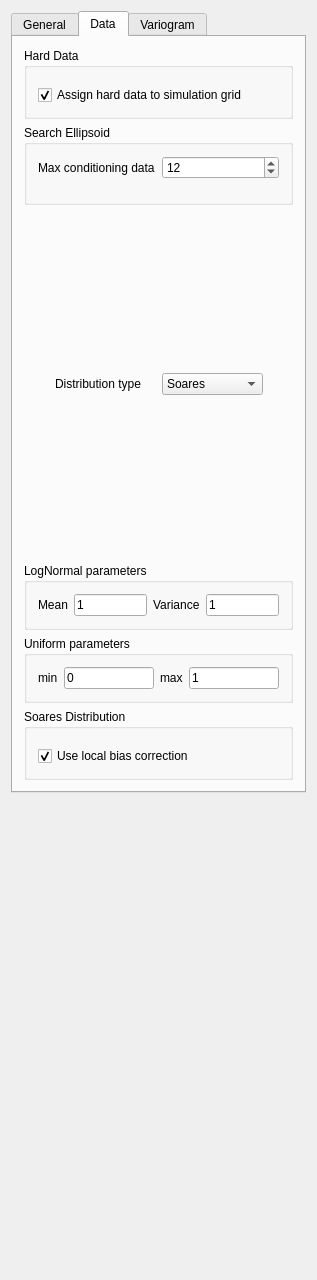
<?xml version="1.0" encoding="UTF-8"?>
<ui version="4.0">
 <class>Sgsim</class>
 <widget class="QWidget" name="Sgsim">
  <property name="geometry">
   <rect>
    <x>0</x>
    <y>0</y>
    <width>317</width>
    <height>1280</height>
   </rect>
  </property>
  <property name="windowTitle">
   <string>Dssim Parameters</string>
  </property>
  <property name="AlgorithmCategory" stdset="0">
   <string>Simulation</string>
  </property>
  <property name="AlgorithmDescription" stdset="0">
   <string>Direct sequential simulation</string>
  </property>
  <layout class="QVBoxLayout" name="verticalLayout_6">
   <item>
    <widget class="QTabWidget" name="tabWidget8">
     <property name="currentIndex">
      <number>1</number>
     </property>
     <widget class="QWidget" name="tab">
      <attribute name="title">
       <string>General</string>
      </attribute>
      <layout class="QVBoxLayout" name="verticalLayout_2">
       <item>
        <widget class="QGroupBox" name="SimulationGrid">
         <property name="maximumSize">
          <size>
           <width>32767</width>
           <height>140</height>
          </size>
         </property>
         <property name="title">
          <string>Simulation Grid</string>
         </property>
         <layout class="QVBoxLayout" name="verticalLayout">
          <item>
           <widget class="GridSelector" name="Grid_Name"/>
          </item>
          <item>
           <widget class="QLabel" name="TextLabel2">
            <property name="text">
             <string>Property Name Prefix</string>
            </property>
            <property name="wordWrap">
             <bool>false</bool>
            </property>
           </widget>
          </item>
          <item>
           <widget class="QLineEdit" name="Property_Name"/>
          </item>
         </layout>
        </widget>
       </item>
       <item>
        <layout class="QHBoxLayout">
         <property name="spacing">
          <number>6</number>
         </property>
         <property name="margin">
          <number>0</number>
         </property>
         <item>
          <widget class="QLabel" name="TextLabel2_2_2_2">
           <property name="text">
            <string>Nb of realizations</string>
           </property>
           <property name="wordWrap">
            <bool>false</bool>
           </property>
          </widget>
         </item>
         <item>
          <widget class="QSpinBox" name="Nb_Realizations">
           <property name="minimum">
            <number>1</number>
           </property>
           <property name="maximum">
            <number>10000</number>
           </property>
          </widget>
         </item>
        </layout>
       </item>
       <item>
        <layout class="QHBoxLayout">
         <property name="spacing">
          <number>6</number>
         </property>
         <property name="margin">
          <number>0</number>
         </property>
         <item>
          <widget class="QLabel" name="TextLabel2_2_2_2_2">
           <property name="text">
            <string>Seed</string>
           </property>
           <property name="wordWrap">
            <bool>false</bool>
           </property>
          </widget>
         </item>
         <item>
          <widget class="QSpinBox" name="Seed">
           <property name="maximum">
            <number>99999999</number>
           </property>
           <property name="value">
            <number>14071789</number>
           </property>
          </widget>
         </item>
        </layout>
       </item>
       <item>
        <widget class="QLabel" name="textLabel1">
         <property name="text">
          <string>Kriging Type:</string>
         </property>
         <property name="wordWrap">
          <bool>false</bool>
         </property>
        </widget>
       </item>
       <item>
        <widget class="QComboBox" name="Kriging_Type">
         <item>
          <property name="text">
           <string>Simple Kriging (SK)</string>
          </property>
         </item>
         <item>
          <property name="text">
           <string>Ordinary Kriging (OK)</string>
          </property>
         </item>
         <item>
          <property name="text">
           <string>Kriging with Trend (KT)</string>
          </property>
         </item>
         <item>
          <property name="text">
           <string>Kriging with Localy Varying Mean (LVM)</string>
          </property>
         </item>
        </widget>
       </item>
       <item>
        <widget class="GsTLGroupBox" name="Trend_box">
         <property name="title">
          <string>Trend Components</string>
         </property>
         <property name="keyword" stdset="0">
          <string>Kriging with Trend (KT)</string>
         </property>
         <property name="displayed" stdset="0">
          <bool>false</bool>
         </property>
         <property name="activated" stdset="0">
          <bool>false</bool>
         </property>
         <layout class="QVBoxLayout">
          <item>
           <widget class="TrendComponents" name="Trend"/>
          </item>
         </layout>
        </widget>
       </item>
       <item>
        <widget class="GsTLGroupBox" name="Local_Mean_box">
         <property name="title">
          <string>Property with Local Mean</string>
         </property>
         <property name="keyword" stdset="0">
          <string>Kriging with Localy Varying Mean (LVM)</string>
         </property>
         <property name="displayed" stdset="0">
          <bool>false</bool>
         </property>
         <property name="activated" stdset="0">
          <bool>false</bool>
         </property>
         <layout class="QVBoxLayout">
          <item>
           <widget class="SinglePropertySelector" name="Local_Mean_Property"/>
          </item>
         </layout>
        </widget>
       </item>
       <item>
        <widget class="GsTLGroupBox" name="sk_meanBox">
         <property name="title">
          <string>SK Mean</string>
         </property>
         <property name="keyword" stdset="0">
          <string>Simple Kriging (SK)</string>
         </property>
         <layout class="QGridLayout">
          <item row="0" column="0">
           <widget class="QLineEdit" name="SK_mean">
            <property name="text">
             <string>0.0</string>
            </property>
           </widget>
          </item>
         </layout>
        </widget>
       </item>
       <item>
        <spacer>
         <property name="orientation">
          <enum>Qt::Vertical</enum>
         </property>
         <property name="sizeType">
          <enum>QSizePolicy::Expanding</enum>
         </property>
         <property name="sizeHint" stdset="0">
          <size>
           <width>20</width>
           <height>330</height>
          </size>
         </property>
        </spacer>
       </item>
      </layout>
     </widget>
     <widget class="QWidget" name="tab">
      <attribute name="title">
       <string>Data</string>
      </attribute>
      <layout class="QVBoxLayout" name="verticalLayout_5">
       <item>
        <widget class="QGroupBox" name="GroupBox3">
         <property name="title">
          <string>Hard Data</string>
         </property>
         <layout class="QVBoxLayout">
          <property name="spacing">
           <number>6</number>
          </property>
          <property name="margin">
           <number>11</number>
          </property>
          <item>
           <widget class="PropertySelector" name="Hard_Data"/>
          </item>
          <item>
           <widget class="QCheckBox" name="Assign_Hard_Data">
            <property name="text">
             <string>Assign hard data to simulation grid</string>
            </property>
            <property name="checked">
             <bool>true</bool>
            </property>
           </widget>
          </item>
         </layout>
        </widget>
       </item>
       <item>
        <widget class="QGroupBox" name="GroupBox9">
         <property name="title">
          <string>Search Ellipsoid</string>
         </property>
         <layout class="QVBoxLayout" name="verticalLayout_3">
          <item>
           <layout class="QHBoxLayout">
            <property name="spacing">
             <number>6</number>
            </property>
            <property name="margin">
             <number>0</number>
            </property>
            <item>
             <widget class="QLabel" name="TextLabel2_2_2_2_3">
              <property name="text">
               <string>Max conditioning data</string>
              </property>
              <property name="wordWrap">
               <bool>false</bool>
              </property>
             </widget>
            </item>
            <item>
             <widget class="QSpinBox" name="Max_Conditioning_Data">
              <property name="minimum">
               <number>0</number>
              </property>
              <property name="maximum">
               <number>20000</number>
              </property>
              <property name="value">
               <number>12</number>
              </property>
             </widget>
            </item>
           </layout>
          </item>
          <item>
           <widget class="EllipsoidInput" name="Search_Ellipsoid">
            <property name="title" stdset="0">
             <string/>
            </property>
           </widget>
          </item>
          <item>
           <widget class="AdvancedNeighborhoodInput" name="AdvancedSearch"/>
          </item>
         </layout>
        </widget>
       </item>
       <item>
        <layout class="QHBoxLayout">
         <property name="margin">
          <number>0</number>
         </property>
         <item>
          <spacer>
           <property name="orientation">
            <enum>Qt::Vertical</enum>
           </property>
           <property name="sizeType">
            <enum>QSizePolicy::Expanding</enum>
           </property>
           <property name="sizeHint" stdset="0">
            <size>
             <width>31</width>
             <height>20</height>
            </size>
           </property>
          </spacer>
         </item>
         <item>
          <widget class="QLabel" name="textLabel1_2">
           <property name="text">
            <string>Distribution type</string>
           </property>
           <property name="wordWrap">
            <bool>false</bool>
           </property>
          </widget>
         </item>
         <item>
          <widget class="QComboBox" name="cdf_type">
           <item>
            <property name="text">
             <string>Soares</string>
            </property>
           </item>
           <item>
            <property name="text">
             <string>LogNormal</string>
            </property>
           </item>
           <item>
            <property name="text">
             <string>Uniform</string>
            </property>
           </item>
          </widget>
         </item>
         <item>
          <spacer>
           <property name="orientation">
            <enum>Qt::Vertical</enum>
           </property>
           <property name="sizeType">
            <enum>QSizePolicy::Expanding</enum>
           </property>
           <property name="sizeHint" stdset="0">
            <size>
             <width>30</width>
             <height>21</height>
            </size>
           </property>
          </spacer>
         </item>
        </layout>
       </item>
       <item>
        <widget class="GsTLGroupBox" name="logNormalBox">
         <property name="title">
          <string>LogNormal parameters</string>
         </property>
         <property name="keyword" stdset="0">
          <string>LogNormal</string>
         </property>
         <property name="displayed" stdset="0">
          <bool>false</bool>
         </property>
         <layout class="QGridLayout">
          <item row="0" column="0">
           <widget class="QLabel" name="textLabel3_3">
            <property name="text">
             <string>Mean</string>
            </property>
            <property name="wordWrap">
             <bool>false</bool>
            </property>
           </widget>
          </item>
          <item row="0" column="1">
           <widget class="QLineEdit" name="LN_mean">
            <property name="text">
             <string>1</string>
            </property>
           </widget>
          </item>
          <item row="0" column="2">
           <widget class="QLabel" name="textLabel4_3">
            <property name="text">
             <string>Variance</string>
            </property>
            <property name="wordWrap">
             <bool>false</bool>
            </property>
           </widget>
          </item>
          <item row="0" column="3">
           <widget class="QLineEdit" name="LN_variance">
            <property name="text">
             <string>1</string>
            </property>
           </widget>
          </item>
         </layout>
        </widget>
       </item>
       <item>
        <widget class="GsTLGroupBox" name="UniformBox">
         <property name="title">
          <string>Uniform parameters</string>
         </property>
         <property name="keyword" stdset="0">
          <string>Uniform</string>
         </property>
         <property name="displayed" stdset="0">
          <bool>false</bool>
         </property>
         <layout class="QGridLayout">
          <item row="0" column="0">
           <widget class="QLabel" name="textLabel3_3_2">
            <property name="text">
             <string>min</string>
            </property>
            <property name="wordWrap">
             <bool>false</bool>
            </property>
           </widget>
          </item>
          <item row="0" column="1">
           <widget class="QLineEdit" name="U_min">
            <property name="text">
             <string>0</string>
            </property>
           </widget>
          </item>
          <item row="0" column="2">
           <widget class="QLabel" name="textLabel4_3_2">
            <property name="text">
             <string>max</string>
            </property>
            <property name="wordWrap">
             <bool>false</bool>
            </property>
           </widget>
          </item>
          <item row="0" column="3">
           <widget class="QLineEdit" name="U_max">
            <property name="text">
             <string>1</string>
            </property>
           </widget>
          </item>
         </layout>
        </widget>
       </item>
       <item>
        <widget class="GsTLGroupBox" name="SoaresBox">
         <property name="title">
          <string>Soares Distribution</string>
         </property>
         <property name="keyword" stdset="0">
          <string>Soares</string>
         </property>
         <property name="displayed" stdset="0">
          <bool>true</bool>
         </property>
         <layout class="QVBoxLayout" name="verticalLayout_4">
          <item>
           <widget class="NonParamCdfInput" name="nonParamCdf"/>
          </item>
          <item>
           <widget class="QCheckBox" name="is_local_correction">
            <property name="text">
             <string>Use local bias correction</string>
            </property>
            <property name="checked">
             <bool>true</bool>
            </property>
           </widget>
          </item>
         </layout>
        </widget>
       </item>
      </layout>
     </widget>
     <widget class="QWidget" name="TabPage">
      <attribute name="title">
       <string>Variogram</string>
      </attribute>
      <layout class="QVBoxLayout">
       <property name="margin">
        <number>0</number>
       </property>
       <item>
        <widget class="QGroupBox" name="GroupBox11">
         <property name="title">
          <string>Variogram</string>
         </property>
         <layout class="QVBoxLayout">
          <property name="spacing">
           <number>6</number>
          </property>
          <property name="margin">
           <number>11</number>
          </property>
          <item>
           <widget class="VariogramInput" name="Variogram"/>
          </item>
         </layout>
        </widget>
       </item>
       <item>
        <spacer>
         <property name="orientation">
          <enum>Qt::Vertical</enum>
         </property>
         <property name="sizeType">
          <enum>QSizePolicy::Expanding</enum>
         </property>
         <property name="sizeHint" stdset="0">
          <size>
           <width>20</width>
           <height>381</height>
          </size>
         </property>
        </spacer>
       </item>
      </layout>
     </widget>
    </widget>
   </item>
   <item>
    <spacer>
     <property name="orientation">
      <enum>Qt::Vertical</enum>
     </property>
     <property name="sizeType">
      <enum>QSizePolicy::Expanding</enum>
     </property>
     <property name="sizeHint" stdset="0">
      <size>
       <width>20</width>
       <height>50</height>
      </size>
     </property>
    </spacer>
   </item>
  </layout>
 </widget>
 <layoutdefault spacing="6" margin="11"/>
 <pixmapfunction>qPixmapFromMimeSource</pixmapfunction>
 <customwidgets>
  <customwidget>
   <class>SinglePropertySelector</class>
   <extends>QComboBox</extends>
   <header>GsTLAppli/extra/qtplugins/selectors.h</header>
  </customwidget>
  <customwidget>
   <class>VariogramInput</class>
   <extends>QWidget</extends>
   <header>GsTLAppli/extra/qtplugins/variogram_input.h</header>
  </customwidget>
  <customwidget>
   <class>GsTLGroupBox</class>
   <extends>QGroupBox</extends>
   <header>GsTLAppli/extra/qtplugins/selectors.h</header>
   <container>1</container>
  </customwidget>
  <customwidget>
   <class>TrendComponents</class>
   <extends>QWidget</extends>
   <header>GsTLAppli/extra/qtplugins/kriging_type_selector.h</header>
  </customwidget>
  <customwidget>
   <class>EllipsoidInput</class>
   <extends>QWidget</extends>
   <header>GsTLAppli/extra/qtplugins/ellipsoid_input.h</header>
  </customwidget>
  <customwidget>
   <class>NonParamCdfInput</class>
   <extends>QWidget</extends>
   <header>GsTLAppli/extra/qtplugins/non_param_cdf_input.h</header>
  </customwidget>
  <customwidget>
   <class>GridSelector</class>
   <extends>QTabWidget</extends>
   <header>GsTLAppli/extra/qtplugins/selectors.h</header>
  </customwidget>
  <customwidget>
   <class>AdvancedNeighborhoodInput</class>
   <extends>QWidget</extends>
   <header>GsTLAppli/extra/qtplugins/neighborhood_filter_input.h</header>
  </customwidget>
  <customwidget>
   <class>PropertySelector</class>
   <extends>QWidget</extends>
   <header>GsTLAppli/extra/qtplugins/selectors.h</header>
  </customwidget>
 </customwidgets>
 <includes>
  <include location="local">gridselector.h</include>
  <include location="local">gstlgroupbox.h</include>
  <include location="local">trendcomponents.h</include>
  <include location="local">gstlgroupbox.h</include>
  <include location="local">singlepropertyselector.h</include>
  <include location="local">gstlgroupbox.h</include>
  <include location="local">propertyselector.h</include>
  <include location="local">ellipsoidinput.h</include>
  <include location="local">gstl_table.h</include>
  <include location="local">gstl_table.h</include>
  <include location="local">gstlgroupbox.h</include>
  <include location="local">gstlgroupbox.h</include>
  <include location="local">gstlgroupbox.h</include>
  <include location="local">nonparamcdfinput.h</include>
  <include location="local">propertyselector.h</include>
  <include location="local">lowertailcdfinput.h</include>
  <include location="local">uppertailcdfinput.h</include>
  <include location="local">variograminput.h</include>
 </includes>
 <resources/>
 <connections>
  <connection>
   <sender>Kriging_Type</sender>
   <signal>activated(QString)</signal>
   <receiver>Trend_box</receiver>
   <slot>setActivated(QString)</slot>
   <hints>
    <hint type="sourcelabel">
     <x>20</x>
     <y>20</y>
    </hint>
    <hint type="destinationlabel">
     <x>20</x>
     <y>20</y>
    </hint>
   </hints>
  </connection>
  <connection>
   <sender>Kriging_Type</sender>
   <signal>activated(QString)</signal>
   <receiver>Local_Mean_box</receiver>
   <slot>setActivated(QString)</slot>
   <hints>
    <hint type="sourcelabel">
     <x>20</x>
     <y>20</y>
    </hint>
    <hint type="destinationlabel">
     <x>20</x>
     <y>20</y>
    </hint>
   </hints>
  </connection>
  <connection>
   <sender>Grid_Name</sender>
   <signal>activated(QString)</signal>
   <receiver>Local_Mean_Property</receiver>
   <slot>show_properties(QString)</slot>
   <hints>
    <hint type="sourcelabel">
     <x>20</x>
     <y>20</y>
    </hint>
    <hint type="destinationlabel">
     <x>20</x>
     <y>20</y>
    </hint>
   </hints>
  </connection>
  <connection>
   <sender>cdf_type</sender>
   <signal>activated(QString)</signal>
   <receiver>logNormalBox</receiver>
   <slot>setShown(QString)</slot>
   <hints>
    <hint type="sourcelabel">
     <x>20</x>
     <y>20</y>
    </hint>
    <hint type="destinationlabel">
     <x>20</x>
     <y>20</y>
    </hint>
   </hints>
  </connection>
  <connection>
   <sender>cdf_type</sender>
   <signal>activated(QString)</signal>
   <receiver>UniformBox</receiver>
   <slot>setShown(QString)</slot>
   <hints>
    <hint type="sourcelabel">
     <x>20</x>
     <y>20</y>
    </hint>
    <hint type="destinationlabel">
     <x>20</x>
     <y>20</y>
    </hint>
   </hints>
  </connection>
  <connection>
   <sender>Kriging_Type</sender>
   <signal>activated(QString)</signal>
   <receiver>sk_meanBox</receiver>
   <slot>setActivated(QString)</slot>
   <hints>
    <hint type="sourcelabel">
     <x>20</x>
     <y>20</y>
    </hint>
    <hint type="destinationlabel">
     <x>20</x>
     <y>20</y>
    </hint>
   </hints>
  </connection>
  <connection>
   <sender>cdf_type</sender>
   <signal>activated(QString)</signal>
   <receiver>SoaresBox</receiver>
   <slot>setShown(QString)</slot>
   <hints>
    <hint type="sourcelabel">
     <x>20</x>
     <y>20</y>
    </hint>
    <hint type="destinationlabel">
     <x>20</x>
     <y>20</y>
    </hint>
   </hints>
  </connection>
 </connections>
</ui>
